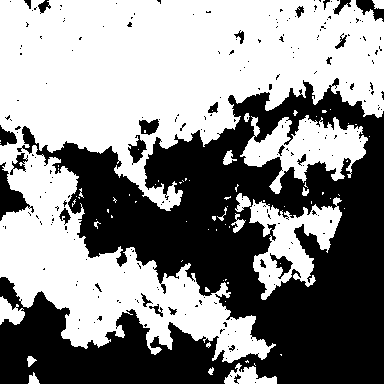
#> input picture code-test/unet/g-0.png, 384 x 384 px
$ jupyter execute test.ipynb
#> lines starting #> are read from the running program, lines starting #| are printed output that depends on the picture; after the words box and inside, x2 and y2 are one past the last pixel; in counts of white or black regions, pixels touching at a corner belong together
[cell 1]
import cv2
import numpy as np
from IPython.display import Image
from PIL import Image as PilImage

[cell 2]
g = cv2.imread("g-0.png")
#> g is the input picture: shape (384, 384, 3); 55% white; 229 black regions (202 under 20 px), largest, box (x1, y1, x2, y2) and area: (0, 78, 384, 384) 62606, (0, 162, 34, 221) 761, (356, 0, 384, 22) 292
p = cv2.imread("p-0.png")
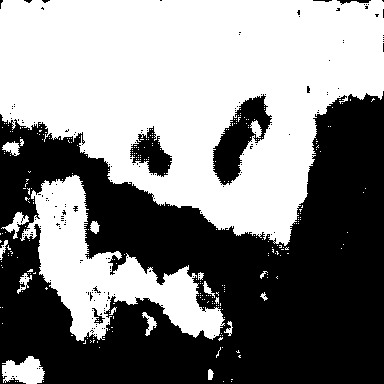
#> input picture code-test/unet/p-0.png, 384 x 384 px
#> p is the input picture: shape (384, 384, 3); 51.8% white; 178 black regions (172 under 20 px), largest, box (x1, y1, x2, y2) and area: (0, 91, 384, 384) 67035, (213, 94, 272, 185) 2373, (130, 126, 172, 177) 1047, (337, 0, 371, 5) 79, (92, 308, 105, 324) 69, (313, 0, 332, 2) 23
f = np.concatenate((g,p), axis=1)
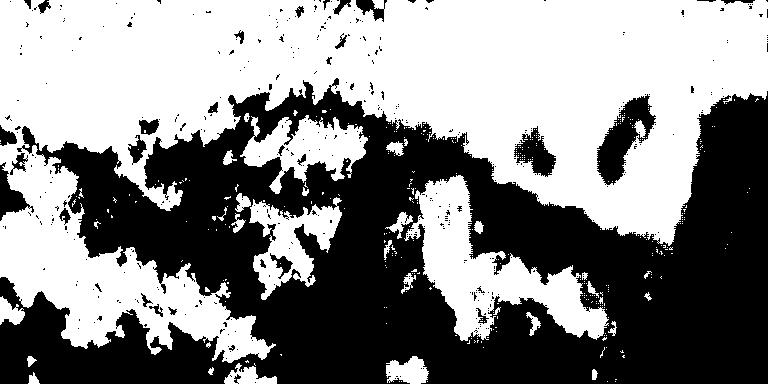
#> f: shape (384, 768, 3); 53.4% white; 404 black regions (372 under 20 px), largest, box (x1, y1, x2, y2) and area: (0, 78, 768, 384) 129642, (597, 94, 656, 185) 2373, (514, 126, 556, 177) 1047
cv2.imwrite("f.png", f)
Image("f.png")

[cell 3]
l_red = np.array([217, 136, 128])
l_green = np.array([130, 224, 170])

d_red = np.array([100, 30, 22])
d_green = np.array([20, 90, 50])

red = np.array([255, 0, 0])
green = np.array([0, 255, 0])

w = np.array([255, 255, 255])
b = np.array([0, 0, 0])

[cell 4]
new = np.zeros([384,384,3], dtype=int)
total = 384*384
cloud_correct = 0
cloud_mistake = 0
not_cloud_correct = 0
not_cloud_mistake = 0

for i in range(0,384):
    for j in range(0,384):
        if np.array_equal(g[i][j], w):
            if np.array_equal(p[i][j], w):
                new[i][j] = l_green
                cloud_correct += 1
            else:
                new[i][j] = d_green
                cloud_mistake += 1
        else:
            if np.array_equal(p[i][j], b):
                new[i][j] = l_red
                not_cloud_correct += 1
            else:
                new[i][j] = d_red
                not_cloud_mistake += 1
im = PilImage.fromarray((new * 1).astype(np.uint8)).convert('RGB')
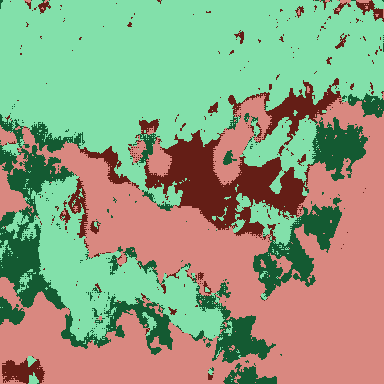
#> im: PIL image 384x384 RGB; mean R, G, B 145.5, 158.8, 127.2
im.save("res.png")

print(f"Total:\t\t\t{total}\nCloud Correct:\t\t{cloud_correct}\nCloud Mistake:\t\t{cloud_mistake}\nNot Cloud Correct:\t{not_cloud_correct}\nNot Cloud Mistake:\t{not_cloud_mistake}\nRate:\t\t\t{(cloud_correct+not_cloud_correct)/total:.2f}")
